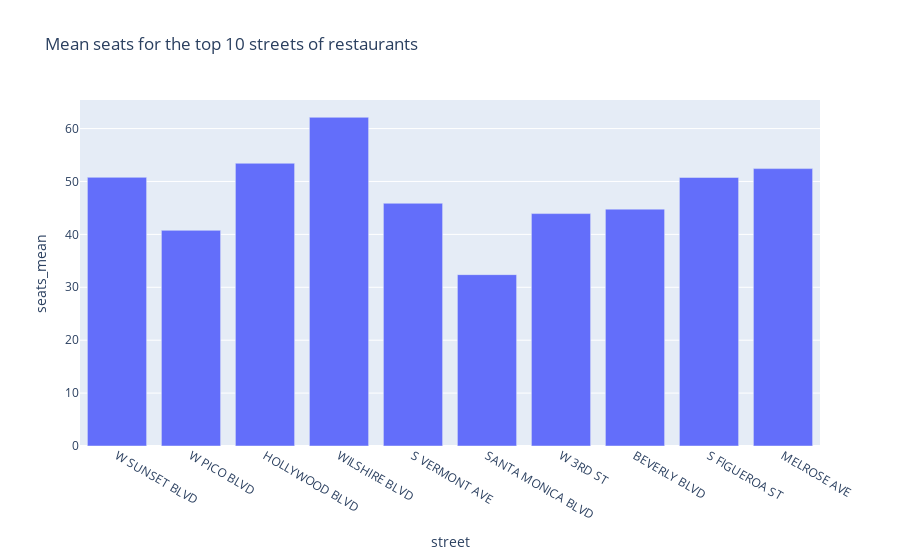

Source (notebook cell):
### Markdown cell above
That's the 25% of all the stablishments that we have in this dataset, it seems that there are streets of preference to be more likely to open a restaurant.

## <a id='toc6_8_'></a>[For each restaurant in the top 10, analyze the distribution of number of seats, is there a tendency?](#toc0_)

We all ready have the mean seats for the top 10 streets that have a lot of restaurants, we only need to plot that result.

### Code cell
# Plot the result
fig = px.bar(restaurantsByStreet.head(10),
            x='street',
            y='seats_mean',
            title="Mean seats for the top 10 streets of restaurants")
fig.show()

### Figure 1 — Plotly figure (JSON) as saved in the notebook; plotly's stock layout.template omitted (floating-point values rounded to 4 significant figures)
{"data": [{"alignmentgroup": "True", "hovertemplate": "street=%{x}<br>seats_mean=%{y}<extra></extra>", "legendgroup": "", "marker": {"color": "#636efa", "pattern": {"shape": ""}}, "name": "", "offsetgroup": "", "orientation": "v", "showlegend": false, "textposition": "auto", "type": "bar", "x": ["W SUNSET BLVD", "W PICO BLVD", "HOLLYWOOD BLVD", "WILSHIRE BLVD", "S VERMONT AVE", "SANTA MONICA BLVD", "W 3RD ST", "BEVERLY BLVD", "S FIGUEROA ST", "MELROSE AVE"], "xaxis": "x", "y": [50.78, 40.76, 53.44, 62.13, 45.88, 32.39, 43.93, 44.77, 50.76, 52.43], "yaxis": "y"}], "layout": {"barmode": "relative", "legend": {"tracegroupgap": 0}, "title": {"text": "Mean seats for the top 10 streets of restaurants"}, "xaxis": {"anchor": "y", "domain": [0, 1], "title": {"text": "street"}}, "yaxis": {"anchor": "x", "domain": [0, 1], "title": {"text": "seats_mean"}}}}
